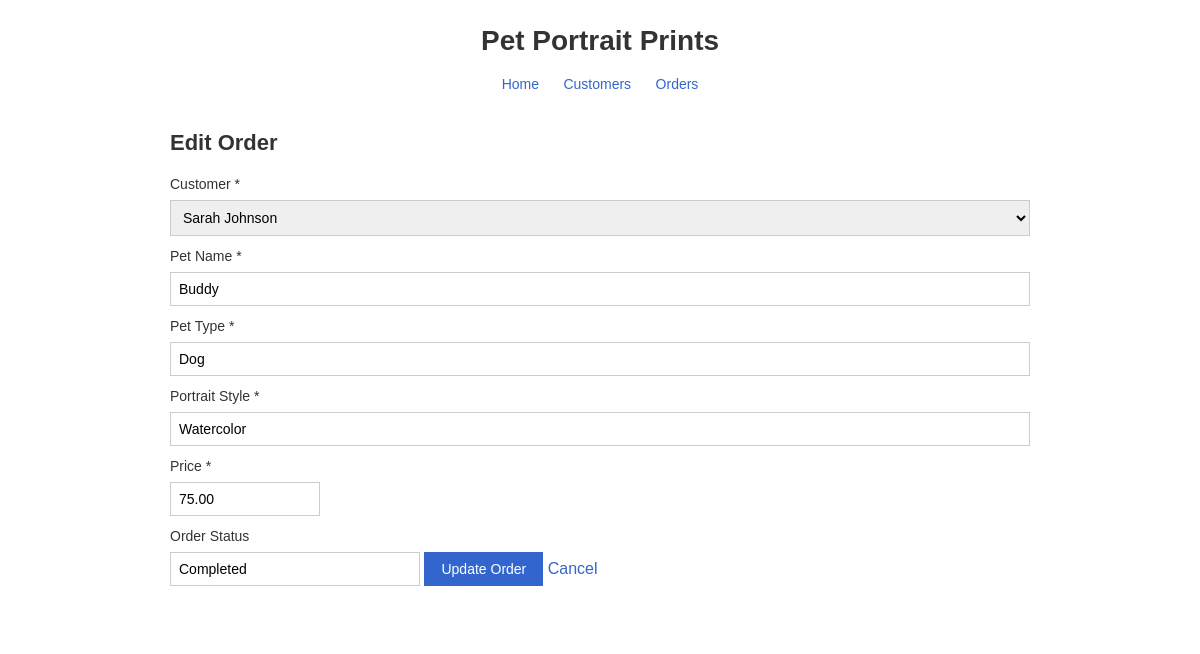
/orders/edit_order.php?id=1, run on the app's committed database.
### tables this page shows
CREATE TABLE IF NOT EXISTS pet_portrait_orders (
    order_id       INT           NOT NULL AUTO_INCREMENT,
    customer_id    INT           NOT NULL,
    pet_name       VARCHAR(100)  NOT NULL,
    pet_type       VARCHAR(50)   NOT NULL,
    portrait_style VARCHAR(100)  NOT NULL,
    price          DECIMAL(10,2) NOT NULL,
    order_status   VARCHAR(30)   NOT NULL DEFAULT 'Pending',
    created_at     TIMESTAMP     DEFAULT CURRENT_TIMESTAMP,
    PRIMARY KEY (order_id),
    CONSTRAINT fk_order_customer
        FOREIGN KEY (customer_id)
        REFERENCES customers(customer_id)
        ON DELETE CASCADE
);

### includes/db_connect.php (called while the page is built, shortened)
<?php
function escape($string)
{
    return htmlspecialchars($string ?? '', ENT_QUOTES, 'UTF-8');
}
?>

### orders/edit_order.php (the view, shortened to what this page needs)
<?php
require_once __DIR__ . '/../includes/db_connect.php';
$id = $_GET['id'] ?? 0;
$id = (int)$id;
$stmt = $pdo->prepare("SELECT * FROM pet_portrait_orders WHERE order_id = ?");
$stmt->execute([$id]);
$order = $stmt->fetch();
$custStmt = $pdo->query("SELECT * FROM customers ORDER BY customer_name");
$customers = $custStmt->fetchAll();
?>
<?php require_once __DIR__ . '/../includes/header.php'; ?>
<h2>Edit Order</h2>
<form method="POST" action="edit_order.php?id=<?php echo escape($id); ?>">
    <label class="label" for="customer_id">Customer *</label>
    <select class="input" id="customer_id" name="customer_id" required>
        <?php
        foreach ($customers as $customer) {
            $selected = ($customer['customer_id'] == $order['customer_id']) ? 'selected' : '';
            echo '<option value="' . escape($customer['customer_id']) . '" ' . $selected . '>' . escape($customer['customer_name']) . '</option>';
        }
        ?>
    </select>
    <label class="label" for="pet_name">Pet Name *</label>
    <input class="input" type="text" id="pet_name" name="pet_name" value="<?php echo escape($order['pet_name']); ?>" required>
    <label class="label" for="pet_type">Pet Type *</label>
    <input class="input" type="text" id="pet_type" name="pet_type" value="<?php echo escape($order['pet_type']); ?>" required>
    <label class="label" for="portrait_style">Portrait Style *</label>
    <input class="input" type="text" id="portrait_style" name="portrait_style" value="<?php echo escape($order['portrait_style']); ?>" required>
    <label class="label" for="price">Price *</label>
    <input class="input input-small" type="number" id="price" name="price" step="0.01" min="0" value="<?php echo escape($order['price']); ?>" required>
    <label class="label" for="order_status">Order Status</label>
    <input class="input input-medium" type="text" id="order_status" name="order_status" value="<?php echo escape($order['order_status']); ?>">
    <input class="button" type="submit" value="Update Order">
    <a class="link" href="view_orders.php">Cancel</a>
</form>

### css/style.css (style rules this page uses)
* { margin: 0; padding: 0; box-sizing: border-box; }
body { background-color: #FFFFFF; color: #333333; font-family: Arial, Helvetica, sans-serif; line-height: 1.5; }
h2 { font-size: 22px; margin-bottom: 15px; color: #333333; }
a.button, input[type="submit"], button { background-color: #3366CC; color: #FFFFFF; border: 1px solid #3366CC; padding: 8px 16px; font-size: 14px; cursor: pointer; text-decoration: none; display: inline-block; }
a.link { color: #3366CC; text-decoration: none; }
form { margin-bottom: 20px; }
.label { display: block; margin-bottom: 5px; font-size: 14px; }
.input { width: 100%; padding: 8px; border: 1px solid #CCCCCC; font-size: 14px; margin-bottom: 10px; }
.input-small { width: 150px; }
.input-medium { width: 250px; }

### data on the page
pet_portrait_orders: pet_name "Buddy", pet_type "Dog", portrait_style "Watercolor", price "75.00", order_status "Completed"

### other printed values
form field customer_id "Sarah Johnson"
